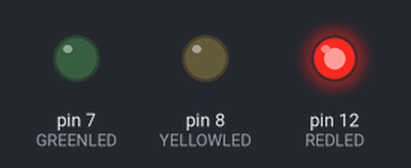
Recording of a sketch running on a simulated Arduino Uno, built with avr-gcc and run on an emulated ATmega328P. Shown: output pins drawn as LEDs (lit = HIGH).

Above: at 5.0 s.
At 16.0 s:
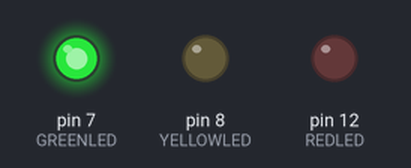
At 23.0 s:
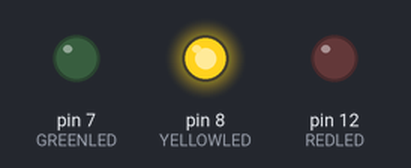
Timing chart, 0 to 31.2 s (numbered marks = the images above):
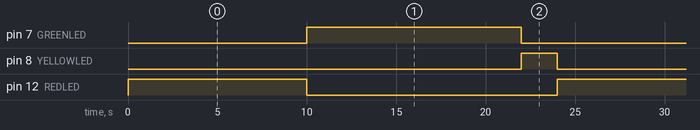

Measured:
- by itself, pin 7 (GREENLED): alternates HIGH for 12.0 s and LOW for 12.0 s
- by itself, pin 8 (YELLOWLED): alternates HIGH for 2.0 s and LOW for 22.0 s
- by itself, pin 12 (REDLED): alternates HIGH for 10.0 s and LOW for 14.0 s

The sketch:

traffic_light.ino
```cpp
// Traffig Light 101 program
// Model RR simulation
// David Gamache

// This is where each of the 3 LEDs are connected:
#define REDLED 12
#define YELLOWLED 8
#define GREENLED 7

void setup()
{
  // This is setup code that is run only once at startup initialization.
  // All 3 digital pins used are outputs to drive the LEDs:

  pinMode(REDLED, OUTPUT);
  pinMode(YELLOWLED, OUTPUT);
  pinMode(GREENLED, OUTPUT);
}

void loop() {
  // This main code runs repeatedly:

  digitalWrite(REDLED, HIGH);
  delay(10000);
  digitalWrite(REDLED, LOW);
  digitalWrite(GREENLED, HIGH);
  delay(12000);
  digitalWrite(GREENLED, LOW);
  digitalWrite(YELLOWLED, HIGH);
  delay(2000);
  digitalWrite(YELLOWLED, LOW);
}
```
